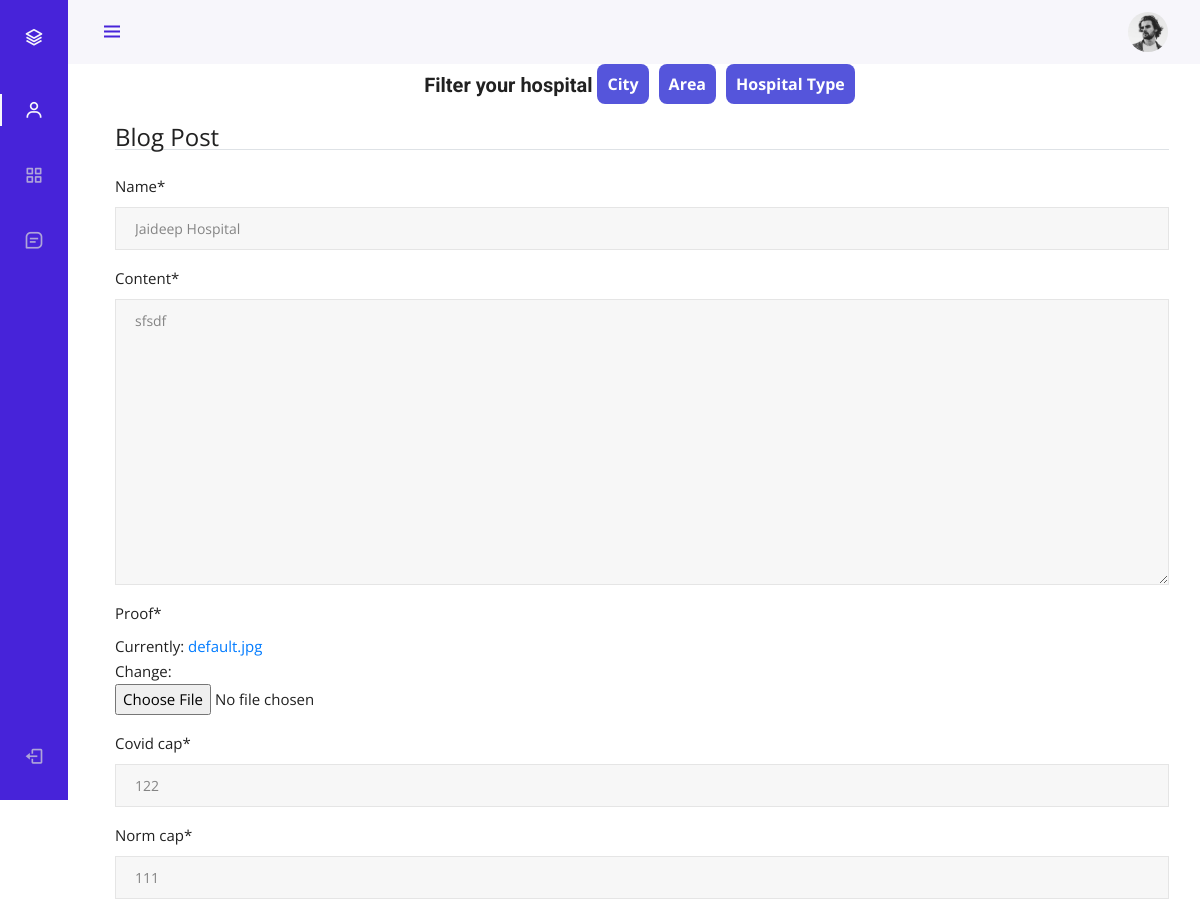
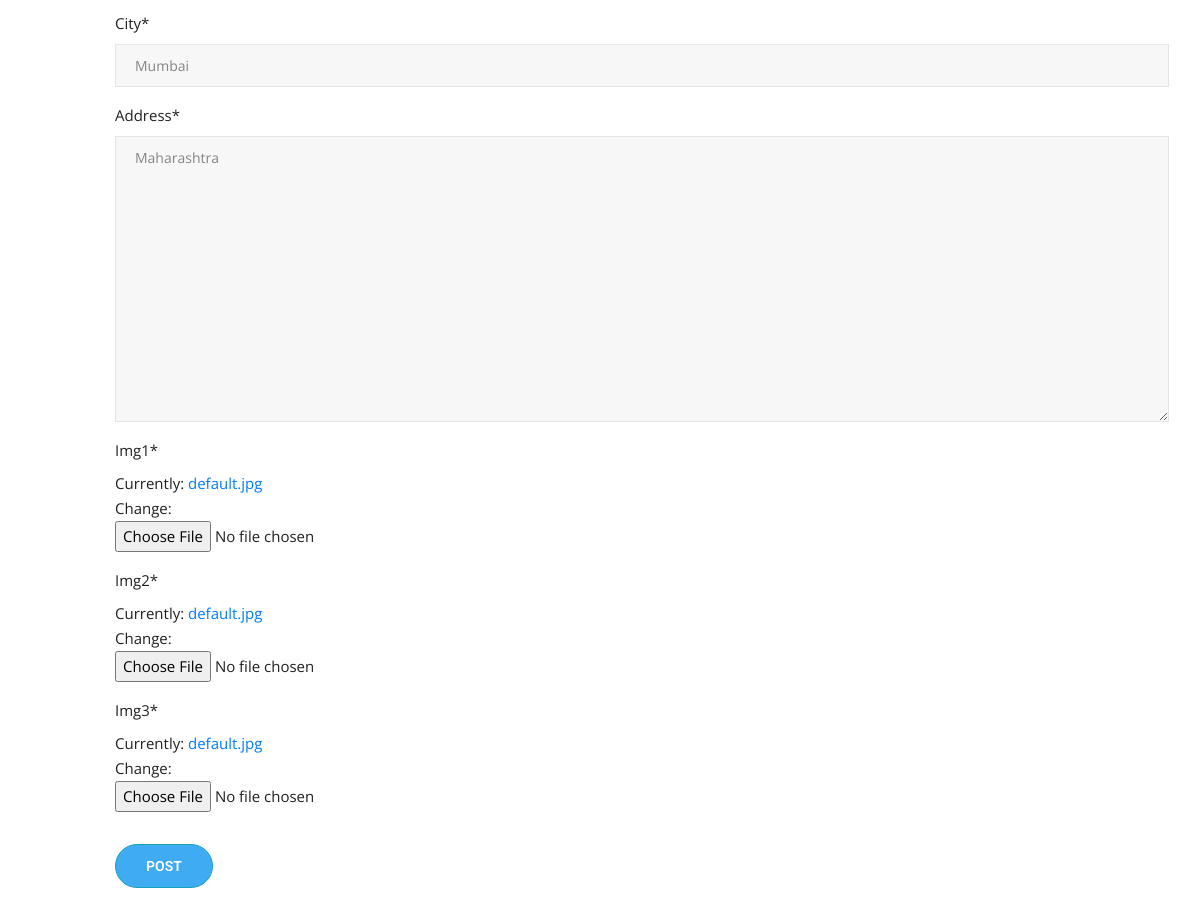
/post/11/update (signed in), run on the app's committed database (2 pictures, top to bottom).
### blog/models.py (models this page shows, shortened)
class Post(models.Model):
    name = models.CharField(max_length = 100)
    content = models.TextField()
    type = models.CharField(max_length = 100, default="Dedicated covid hospital")
    proof = models.ImageField(default='default.jpg',upload_to='hosp_proofs')
    author = models.ForeignKey(User, on_delete=models.CASCADE)
    city = models.CharField(max_length=10, default="Mumbai")
    address = models.TextField(default="Maharashtra")
    area =models.CharField(max_length=10, default="Andheri")
    covid_cap=models.IntegerField(default=0)
    norm_cap = models.IntegerField(default=0)
    img1 = models.ImageField(default='default.jpg',upload_to='hosp_imgs')
    img2 = models.ImageField(default='default.jpg',upload_to='hosp_imgs')
    img3 = models.ImageField(default='default.jpg',upload_to='hosp_imgs')

### blog/views.py (the view, shortened to what this page needs)
# urls.py: path('post/<int:pk>/update', PostUpdateView.as_view(), name='post-update'),
class PostUpdateView(LoginRequiredMixin, UserPassesTestMixin, UpdateView):
    model = Post
    fields = ['name', 'content', 'proof','covid_cap', 'norm_cap', 'city',
                'address', 'img1', 'img2', 'img3'
            ]
    def test_func(self):
        post = self.get_object()
        if self.request.user == post.author:
            return True
        return False

### blog/templates/blog/post_form.html (shortened to what this page needs)
{% extends 'blog/navbase.html' %}
{% load crispy_forms_tags %}
{% block content %}
        <div class="content-section">
            <form method="POST" enctype="multipart/form-data">
                <fieldset class="form-group">
                    <legend class="border-bottom mb-4">Blog Post</legend>
                    {{form|crispy}}
                </fieldset>
                <div class="form-group">
                    <button class="btn btn-outline-info" type="submit">Post</button>
                </div>
            </form>
        </div>
{% endblock content%}

### blog/static/blog/css/nav.css (style rules this page uses)
:root { --header-height: 3rem; --nav-width: 68px; --first-color: #4723D9; --first-color-light: #AFA5D9; --white-color: #F7F6FB; --body-font: 'Nunito', sans-serif; --normal-font-size: 1rem; --z-fixed: 100; }
*,::before,::after { box-sizing: border-box; }
html { height: 100vh !important; }
body { position: relative; margin: var(--header-height) 0 0 0; padding: 0 1rem; font-family: var(--body-font); font-size: var(--normal-font-size); transition: .5s; }
a { text-decoration: none; }
@media screen and (min-width: 768px) { body { margin: calc(var(--header-height) + 1rem) 0 0 0; padding-left: calc(var(--nav-width) + 2rem); } }

### blog/static/blog/main.css (style rules this page uses)
html { overflow-x: hidden; }
body { background: #fff; font-size: 15px; font-weight: 400; font-family: 'Open Sans', sans-serif; -webkit-box-sizing: border-box; -moz-box-sizing: border-box; box-sizing: border-box; -webkit-font-smoothing: subpixel-antialiased; color: #212121; line-height: 25px; -webkit-backface-visibility: hidden; backface-visibility: hidden; overflow-x: hidden; }
a { -webkit-transition: all 0.2s linear; -moz-transition: all 0.2s linear; -o-transition: all 0.2s linear; transition: all 0.2s linear; }
.btn { font-size: 14px; padding: 10px 30px; line-height: 22px; border-radius: 30px; font-family: 'Roboto', sans-serif; cursor: pointer; font-weight: 500; color: #fff; background-color: #0077B5; text-transform: uppercase; -webkit-transition: all 0.2s linear; -moz-transition: all 0.2s linear; -o-transition: all 0.2s linear; transition: all 0.2s linear; display: inline-block; }
.form-control { display: block; width: 100%; line-height: 27px; font-size: 14px; box-shadow: none; color: #848484; background: #f7f7f7; padding: 7px 19px; border: 1px solid #e5e5e5; border-radius: 0px; transition: all 500ms ease; -webkit-transition: all 500ms ease; -ms-transition: all 500ms ease; -o-transition: all 500ms ease; }

### blog/templates/blog/post_form.html (style rules this page uses)
button.btn.btn-outline-info { background-color: rgb(63, 171, 243); font-weight: 600; transition: 0.5s; }

### data on the page
Post: name "Jaideep Hospital", content "sfsdf", covid_cap "122", norm_cap "111", city "Mumbai", address "Maharashtra"
